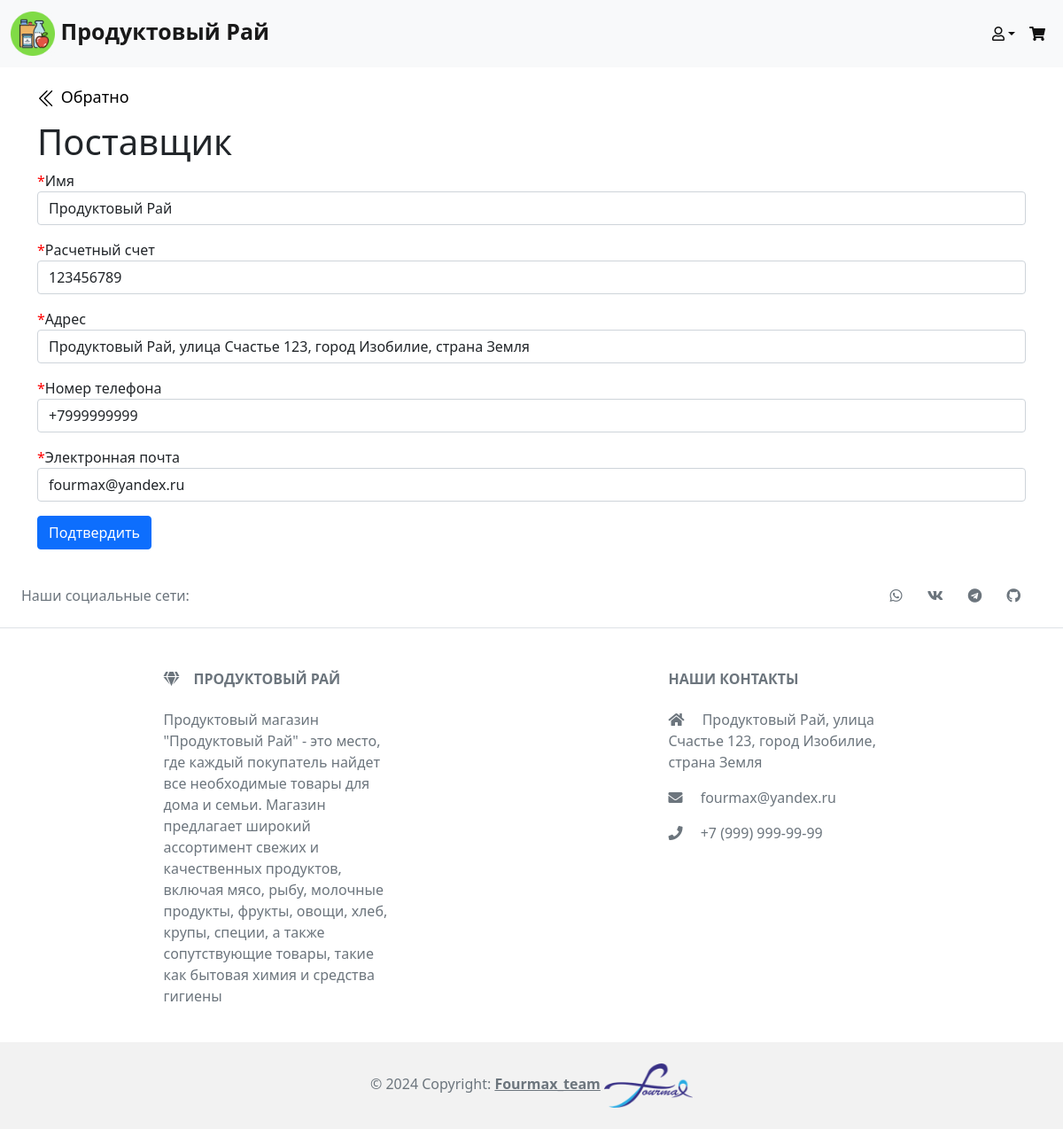
The page /update_supplier/1 on the database its author committed.
### data/suppliers.py (models this page shows)
class Supplier(SqlAlchemyBase, SerializerMixin):
    __tablename__ = 'suppliers'
    id = sqlalchemy.Column(sqlalchemy.Integer, primary_key=True,
                           autoincrement=True)
    name = sqlalchemy.Column(sqlalchemy.String, nullable=True)
    payment_account = sqlalchemy.Column(sqlalchemy.String, nullable=True)
    address = sqlalchemy.Column(sqlalchemy.String, nullable=True)
    mobile_phone = sqlalchemy.Column(
        sqlalchemy.String, index=True, unique=True, nullable=True
    )
    email = sqlalchemy.Column(
        sqlalchemy.String, index=True, unique=True, nullable=True
    )
    items = orm.relationship('Item', back_populates='suppliers')

### server.py (the view, shortened to what this page needs)
@app.route("/update_supplier/<int:supplier_id>", methods=['GET', 'POST'])
def update_supplier_page(supplier_id):
    form = AddSupplierForm()
    if request.method == "GET":
        db_sess = db_session.create_session()
        supplier = db_sess.query(Supplier).filter(
            Supplier.id == supplier_id
        ).first()
        if supplier:
            form.name.data = supplier.name
            form.payment_account.data = supplier.payment_account
            form.address.data = supplier.address
            form.mobile_phone.data = supplier.mobile_phone
            form.email.data = supplier.email
        else:
            abort(404)
    return render_template(
        'add_supplier.html', title='Редактирование поставщика',
        host_data=request.host, form=form
    )

### forms/admin.py
class AddSupplierForm(FlaskForm):
    name = StringField('Имя', validators=[DataRequired()])
    payment_account = IntegerField(
        'Расчетный счет',
        validators=[DataRequired()]
    )
    address = StringField('Адрес', validators=[DataRequired()])
    mobile_phone = TelField(
        'Номер телефона', validators=[DataRequired(), Length(max=15)]
    )
    email = StringField(
        'Электронная почта', validators=[DataRequired()]
    )
    submit = SubmitField('Подтвердить')

### data/db_session.py (called while the page is built)
def create_session() -> Session:
    global __factory
    return __factory()

### templates/add_supplier.html (shortened to what this page needs)
{% extends "base.html" %}
{% block content %}
    <div class="return-to-catalog" style="padding-top: 20px;">
        <a href="/admin">
        </a>
        <a href="/admin">Обратно</a>
    </div>
    <h1>Поставщик</h1>
    <form action="" method="post">
        <p>
            <span class="req-marker">*</span>{{ form.name.label }}<br>
            {{ form.name(class="form-control") }}
        </p>
        <p>
            <span class="req-marker">*</span>{{ form.payment_account.label }}<br>
            {{ form.payment_account(class="form-control") }}
        </p>
        <p>
            <span class="req-marker">*</span>{{ form.address.label }}<br>
            {{ form.address(class="form-control") }}
        </p>
        <p>
            <span class="req-marker">*</span>{{ form.mobile_phone.label }}<br>
            {{ form.mobile_phone(class="form-control", type="tel") }}
        </p>
        <p>
            <span class="req-marker">*</span>{{ form.email.label }}<br>
            {{ form.email(class="form-control", type="email") }}
        </p>
        <p>{{ form.submit(type="submit", class="btn btn-primary") }}</p>
    </form>
{% endblock %}

### static/css/style.css (style rules this page uses)
* { scrollbar-width: 3px; scrollbar-color: #c1c1c1 #f1f1f1; }
.return-to-catalog { height: 60px; }
.return-to-catalog a { color: black; font-size: 18px; font-weight: 450; text-decoration: none; }
.return-to-catalog svg { width: 22px; height: 22px; }
.req-marker { color: red; }

### rows shown on the page
Supplier: name "Продуктовый Рай", payment_account "123456789", address "Продуктовый Рай, улица Счастье 123, город Изобилие, страна Земля", mobile_phone "+7999999999", email "fourmax@yandex.ru"
